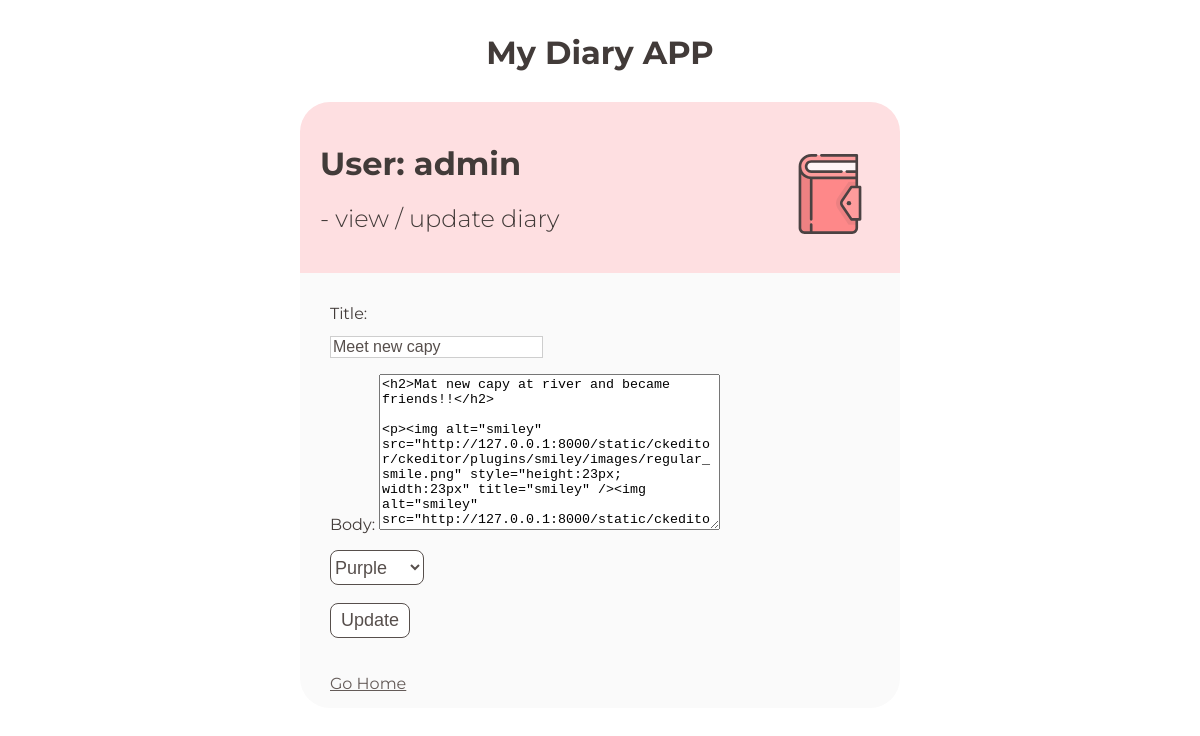
The page /update/7 (signed in) on the database as committed earlier.
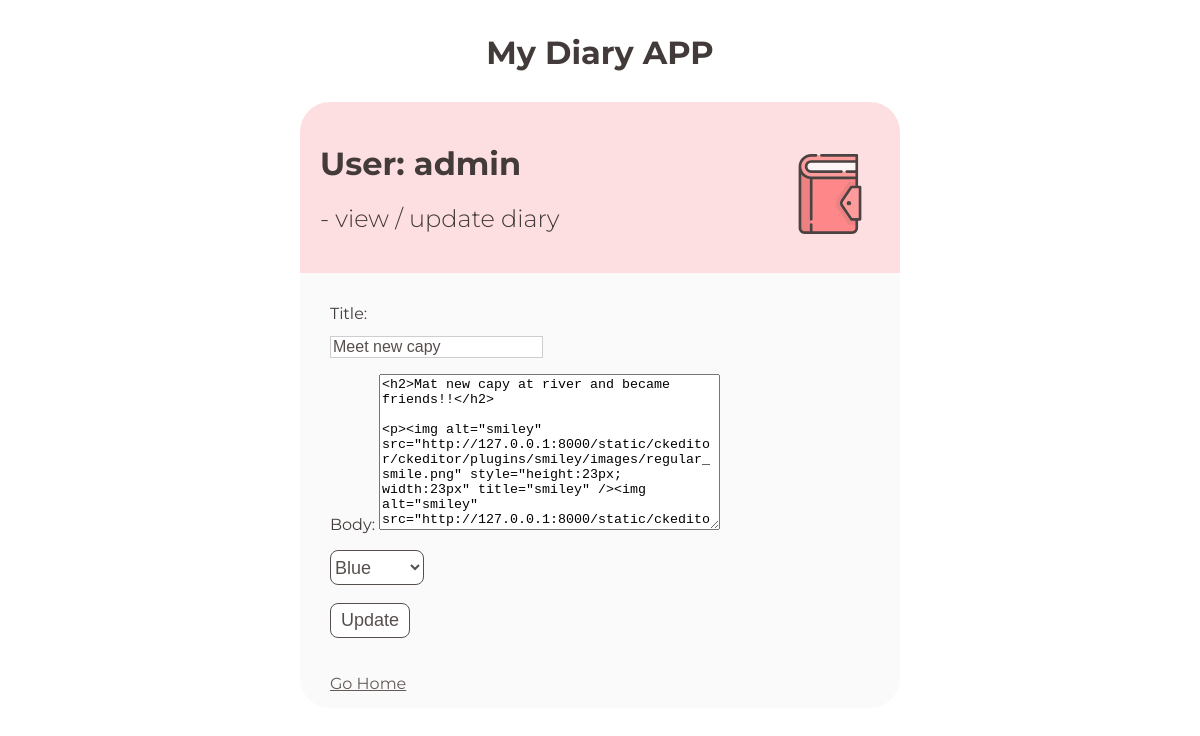
The same page on the database as committed later.
### main/models.py (models this page shows, shortened)
class Diary(models.Model):
    user = models.ForeignKey(User, on_delete = models.CASCADE, null = True, blank = True)
    title = models.CharField(max_length = 128, null = True)
    body = RichTextField(blank = True, null = True)
    created = models.CharField(default = timezone.now, max_length = 128)
    order = models.DateTimeField(auto_now_add = True, null = True)
    color = models.ForeignKey(Color, on_delete = models.CASCADE, null = True)
    class Meta:
        ordering = ['-order']

class Color(models.Model):
    color = models.CharField(max_length = 128)
    def __str__(self):
        return self.color

### main/views.py (the view, shortened to what this page needs)
# urls.py: path("update/<int:current_id>", views.update, name = "update"),
def update(request, current_id):
    if not request.user.is_authenticated:
        return redirect(reverse_lazy("main:signin"))
    diary = Diary.objects.get(id = current_id, user = request.user)
    colors = Color.objects.all()
    form = DiaryForm(instance = diary)
    if form.is_valid():
        form.save()
    return render(request, "main/update.html", {
        "diary" : diary,
        "form" : form,
        "colors" : colors,
    })

### main/forms.py
class DiaryForm(forms.ModelForm):
    class Meta:
        model = Diary
        fields = ["title", "body"]

### main/templates/main/update.html (shortened to what this page needs)
{% load static %}
<!DOCTYPE html>
<html>
<head>
    <link href="{% static 'main/style.css' %}" rel="stylesheet">
</head>
<body>
    <div class="nav-container">
        <h1>
            My Diary APP
        </h1>
    </div>
    <div class="main-container">
        <div class="head-container">
            <h1>
                <img src="{% static 'images/favicon.svg' %}" class="main-icon">
                User: {{ request.user.username }}
            </h1>
            <h2>
                 -  view / update diary
            </h2>
        </div>
        <div class="diary-container">
            <form method="post">
                {{ form.as_p }}
                <select name="color">
                    {% if diary.color %}
                    <option value="{{ diary.color }}">{{ diary.color }}</option>
                    {% else %}
                    <option value="">No Color</option>
                    {% endif %}
                </select>
                <br><br>
                <button type="submit" class="submit-button">Update</button>
                <br><br><br>
                <a href="{% url 'main:index' %}">Go Home</a>
            </form>
        </div>
    </div>
</body>
</html>

Rows that differ between the two databases and show on the page:
changed Diary "Meet new capy": color "Purple" → "Blue"
